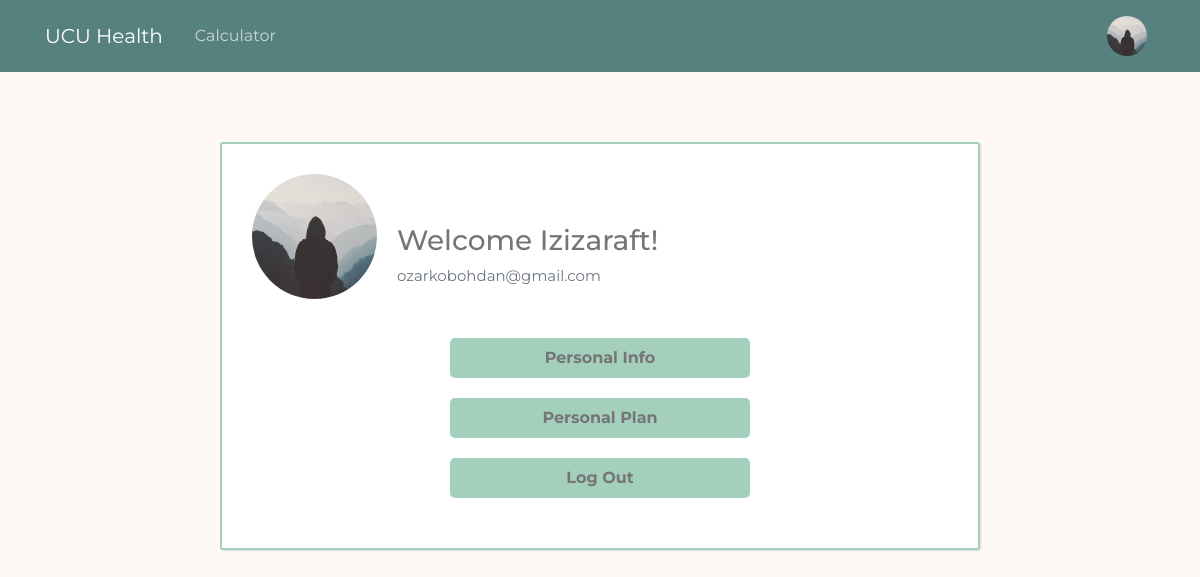
Page /account (signed in) on the committed database.
### main/models.py (models this page shows, shortened)
class User(db.Model, UserMixin):
    id = db.Column(db.Integer, primary_key=True)
    username = db.Column(db.String(20), unique=True, nullable=False)
    email = db.Column(db.String(120), unique=True, nullable=False)
    password = db.Column(db.String(100), nullable=False)
    image_file = db.Column(db.String(20), nullable = False, default='default.jpg')
    custom_plan = db.Column(db.Boolean, default = False)
    sex = db.Column(db.String(10), nullable = False)
    age = db.Column(db.Integer, nullable = False)
    height = db.Column(db.Integer, nullable=False)
    weight = db.Column(db.Integer, nullable=False)
    goal = db.Column(db.Integer, nullable=False)
    activity = db.Column(db.Float, nullable=False)
    calories = db.Column(db.Float, nullable=False)
    proteins = db.Column(db.Float, nullable=False)
    carbs = db.Column(db.Float, nullable=False)
    fats = db.Column(db.Float, nullable=False)
    meals = db.relationship('Meal', backref="author", lazy = True)

### main/routes.py (the view, shortened to what this page needs)
@app.route('/account', methods=["GET", 'POST'])
@login_required
def account():
    image_file = url_for('static', filename = 'profile_pics/' + current_user.image_file)
    return render_template('account.html', image_file = image_file)

### main/models.py (called while the page is built)
@login_manager.user_loader
def load_user(user_id):
    return User.query.get(int(user_id))

### main/templates/account.html
{% extends "layout.html" %}
{% block content %}
  <link href="{{ url_for('static', filename='account.css') }}" rel="stylesheet">
  <div class="content-section">
    <div class="media">
      <img class="rounded-circle account-img" src="{{ image_file }}">
      <div class="media-body">
        <h2 class="account-heading"> Welcome {{ current_user.username }}!</h2>
        <p class="text-secondary">{{ current_user.email }}</p>
      </div>
    </div>
  <form method="POST">
    <div class="input_field">
      <input type="submit", name="submit_button", value="Personal Info", class="form-control", id="personal_info">
    </div>
    <div class="input_field">
      <input type="submit", name="submit_button", value="Personal Plan", class="form-control", id="personal_plan">
    </div>
    <div class="input_field">
      <input type="submit", name="submit_button", value="Log Out", class="form-control", id="log_out">
    </div>
  </form>
  </div>
{% endblock content %}

### main/templates/layout.html (shortened to what this page needs)
<!DOCTYPE html>
<html>
  <head>
    <link
      rel="stylesheet"
      href="https://maxcdn.bootstrapcdn.com/bootstrap/4.0.0/css/bootstrap.min.css"
 />
    <link
      rel="stylesheet"
      type="text/css"
      href="{{ url_for('static', filename='main.css') }}" />
  </head>
  <body>
    <header class="site-header">
      <nav class="navbar navbar-expand-lg navbar-dark bg-steel fixed-top">
        <div class="container">
          <a class="navbar-brand mr-4" href="{{ url_for('main') }}">UCU Health</a>
          <div class="collapse navbar-collapse" id="navbarToggle">
            <div class="navbar-nav mr-auto">
              <a class="nav-item nav-link" href="{{ url_for('calculator') }}">Calculator</a>
            </div>
            <div class="navbar-nav">
            {% if current_user.is_authenticated %}
              <a class="nav-item nav-link" href="{{ url_for("account") }}"><img class="rounded-circle panel-img" src="{{ url_for('static', filename = 'profile_pics/' + current_user.image_file ) }} "></a>
            {% else %}
              <a class="nav-item nav-link" href="{{ url_for("login") }}">Login</a>
              <a class="nav-item nav-link" href="{{ url_for("register") }}">Register</a>
            {% endif %}
            </div>
          </div>
        </div>
      </nav>
    </header>
    <main role="main" class="container">
      <div class="row">
        <div class="col-md-8">
          {% block content %}{% endblock %}
        </div>
    </main>
  </body>
</html>

### main/static/main.css (style rules this page uses)
body { background: #fff9f5; color: #333333; margin-top: 5rem; }
.row { display: flex; justify-content: center; align-items: center; }
.bg-steel { background-color: #57817f; }
.site-header .navbar-nav .nav-link { color: #cbd5db; }
.content-section { background: #fff9f5;; padding: 10px 20px; border: 1px solid #dddddd; border-radius: 3px; margin-bottom: 20px; }
.account-img { height: 125px; width: 125px; margin-right: 20px; margin-bottom: 16px; }
.account-heading { font-size: 2.5rem; }
.panel-img { height: 40px; width: 40px; }

### main/static/account.css (style rules this page uses)
* { margin: 0; padding: 0; box-sizing: border-box; font-family: 'Montserrat', sans-serif; }
body { color: #757575; margin-top: 325px; margin-bottom: 25px; }
.content-section { background: #fff; margin-bottom: 150px; max-width: 900px; width: 100%; margin: 20px auto; padding: 30px; box-shadow: 1px 1px 2px rgba(0, 0, 0, 0.125); border: 2.5px solid #a4cfbc; position: absolute; top: 50%; left: 50%; transform: translate(-50%, -50%); }
.account-heading { margin-top: 50px; font-size: 28px; }
.text-secondary { font-size: 15px; margin-bottom: 50px; }
.input_field { display: flex; justify-content: center; align-items: center; flex-direction: column; }
.form-control { text-align: center; margin-bottom: 20px; width: 300px; height: 40px; border: none; border-radius: 5px; background-color: #f5f5f5; font-size: 16px; font-weight: bold; color: #757575; cursor: pointer; transition: all 0.2s ease-in-out; }
#personal_info { background-color: #a4cfbc; color: #757575; }
#personal_plan { background-color: #a4cfbc; color: #757575; }
#log_out { background-color: #a4cfbc; color: #757575; }

### rows in the picture
User: image_file (placeholder picture), username "Izizaraft", email "ozarkobohdan@gmail.com"
